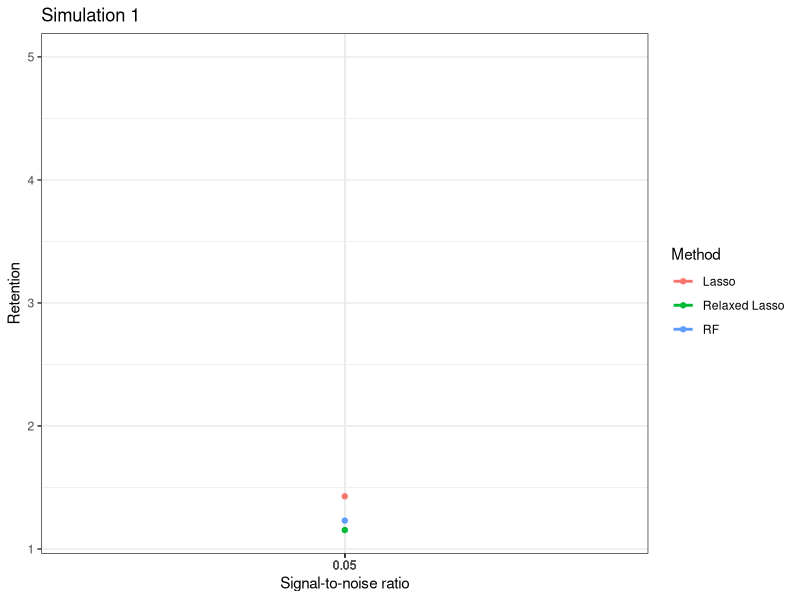

This figure's R source:
library(ggplot2)
library(dplyr)

setwd("C:/Projects/Comp_Stat_Project")

sim1 <- read.csv("sim1.csv", header=TRUE)
sim1 = sim1[1:40,]

df <- sim1 %>% group_by(SNR, Method) %>%  summarize(Mean_Ret = mean(Retention, na.rm=TRUE),
                                                    Mean_Zero = mean(Nonzero, na.rm=TRUE),
                                                    Mean_Pred = mean(Prediction, na.rm=TRUE))
snr.breaks = round(exp(seq(from=min(log(sim1$SNR)),
                           to=max(log(sim1$SNR)),length=4)),2)

ggplot(data=df, aes(x=SNR, y=Mean_Ret, color=Method)) +
  geom_line(lwd=1) +
  geom_point(pch=19) +
  theme_bw() +
  #facet_grid(rows = vars(Method)) +
  #facet_grid(formula(paste(1,"~",2))) +
  xlab("Signal-to-noise ratio") +
  ylab("Retention") +
  geom_line(aes(x=SNR, y=5), lwd=0.5, linetype=3, color="black") +
  ggtitle("Simulation 1") + 
  scale_x_continuous(trans="log", breaks=snr.breaks)
  
  